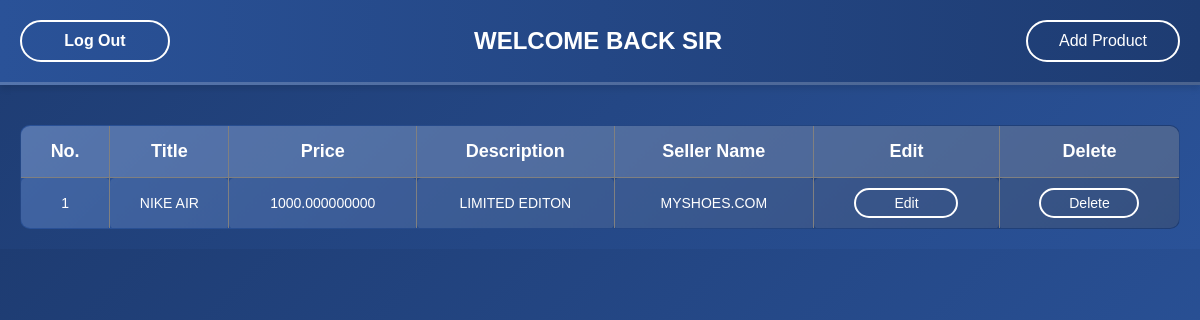
/shoes/adminmarket.php (signed in), run on the app's committed database.
### tables this page shows
CREATE TABLE `products` (
  `id` int(100) NOT NULL,
  `title` varchar(1000) NOT NULL,
  `price` varchar(1000) NOT NULL,
  `descript` varchar(10000) NOT NULL,
  `nama` varchar(100) NOT NULL
);

### shoes/adminmarket.php (the view, shortened to what this page needs)
<?php
require('connect.php');
$query = mysqli_query($conn, 'SELECT * FROM products');
$i = 1;
?>
<!DOCTYPE html>
<html lang="en">
<head>
    <link rel="stylesheet" href="css/adminmarket.css">
</head>
<body>
    <nav>
        <form action="auth/logout.php" method="post">
            <button type="submit">Log Out</button>
        </form>
        <h1>WELCOME BACK SIR</h1>
        <a href="create.php">Add Product</a>
    </nav>
    <section class="admin">
        <table border="1" cellpadding="3">
            <thead>
                <tr>
                    <th>No.</th>
                    <th>Title</th>
                    <th>Price</th>
                    <th>Description</th>
                    <th>Seller Name</th>
                    <th>Edit</th>
                    <th>Delete</th>
                </tr>
            </thead>
            <tbody>
                <?php while ($baris = mysqli_fetch_assoc($query)) { ?>
                <tr>
                    <td><?php echo $i;?></td>
                    <td><?php echo $baris['title']; ?></td>
                    <td><?php echo $baris['price']; ?></td>
                    <td><?php echo $baris['descript']; ?></td>
                    <td><?php echo $baris['nama']; ?></td>
                    <td>
                        <a href="edit.php?id=<?php echo $baris['id']; ?>">Edit</a>
                    </td>
                    <td>
                        <form action="delete.php" method="post">
                            <button type="submit" name="delete">Delete</button>
                        </form>
                    </td>
                </tr>
                <?php $i++; } ?>
            </tbody>
        </table>
    </section>
</body>
</html>

### shoes/adminmarket.php (style rules this page uses)
body { margin: 0; padding: 0; font-family: Arial, sans-serif; background: linear-gradient(135deg, #1e3c72, #2a5298); color: #fff; box-sizing: border-box; }
nav { display: flex; justify-content: space-between; align-items: center; padding: 20px; background: linear-gradient(90deg, #2a5298, #1e3c72); color: white; box-shadow: 0 4px 6px rgba(0, 0, 0, 0.1); border-bottom: 3px solid rgba(255, 255, 255, 0.2); }
nav h1 { font-size: 24px; font-weight: bold; margin: 0; }
nav a { width: 150px; padding: 10px 0; color: white; text-decoration: none; text-align: center; font-size: 1rem; font-weight: 500; border: 2px solid white; border-radius: 30px; transition: all 0.3s ease-in-out; background: transparent; }
nav form { margin: 0; }
nav form button { width: 150px; padding: 10px 0; color: white; background: transparent; border: 2px solid white; border-radius: 30px; font-size: 1rem; font-weight: 600; cursor: pointer; transition: all 0.3s ease-in-out; }
section.admin { padding: 20px; }
table { width: 100%; border-collapse: collapse; background: linear-gradient(135deg, #2a5298, #1e3c72); border-radius: 10px; overflow: hidden; color: white; margin-top: 20px; }
table thead { background: rgba(255, 255, 255, 0.2); }
table thead th { padding: 15px; font-size: 18px; text-align: center; }
table tbody td { padding: 10px; text-align: center; font-size: 14px; background: rgba(255, 255, 255, 0.1); border-bottom: 1px solid rgba(255, 255, 255, 0.1); border-radius: 5px; }
tbody td a, tbody td button { display: inline-block; width: 100px; padding: 5px 0; text-decoration: none; color: white; border: 2px solid white; border-radius: 20px; font-size: 14px; cursor: pointer; background: transparent; transition: all 0.3s ease-in-out; }

### data on the page
products: title "NIKE AIR", price "1000.000000000", descript "LIMITED EDITON", nama "MYSHOES.COM"
